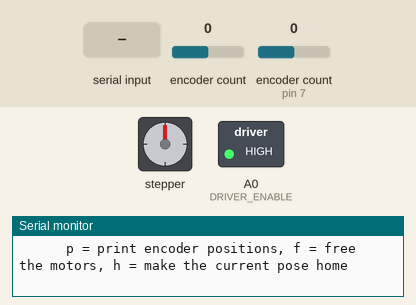
Bench run of a program on a simulated Arduino Uno, built with avr-gcc and run on an emulated ATmega328P. Shown: stepper motor, switched loads named in the program (green lamp = pin HIGH), the last lines printed to the serial monitor. The test bench sets the inputs (shaded band); at power-on: encoder count 0, encoder count (sensor on pin 7) 0. Stepper angles assume 8000 steps per turn.

Above: at 1.3 s.
1.4 s: "r" received over Serial
At 9.4 s:
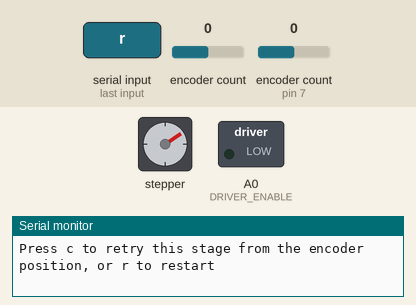
10.4 s: "F" received over Serial
At 11.1 s:
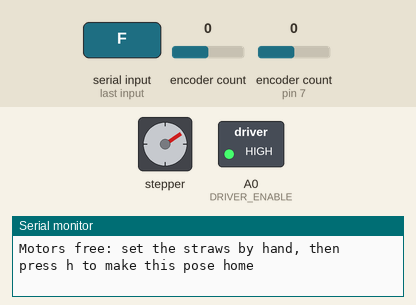
11.9 s: "R" received over Serial
At 12.88 s:
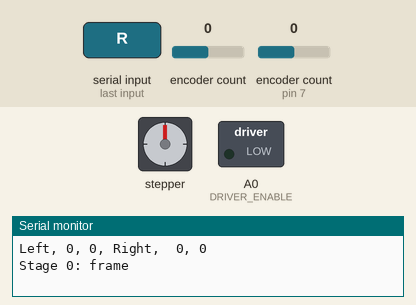
Timing chart, 0 to 15.9 s (numbered marks = the images above; inputs shaded):
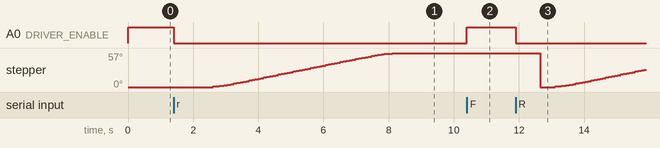

Measured:
- after the input at 1.4 s, A0 (DRIVER_ENABLE): HIGH → LOW at once; stepper: turns 57° clockwise in 5.5 s, starting after 1.2 s
- after the input at 10.4 s, A0 (DRIVER_ENABLE): LOW → HIGH at once
- after the input at 11.9 s, A0 (DRIVER_ENABLE): HIGH → LOW at once; stepper: turns 57° counter-clockwise in 0.00 s, then 29° clockwise in 2.7 s

The program:

main.cpp
```cpp
#include <Arduino.h>
#include <AccelStepper.h>
#include <Encoder.h>
#include "config.h"    // hardware settings and pins
#include "sequence.h"  // the stage angles and timings

AccelStepper stepperLeft(AccelStepper::DRIVER, LEFT_PUL, LEFT_DIR);
AccelStepper stepperRight(AccelStepper::DRIVER, RIGHT_PUL, RIGHT_DIR);  // Right = back, yellow straw

Encoder encoderLeft(LEFT_ENC_A, LEFT_ENC_B);
Encoder encoderRight(RIGHT_ENC_A, RIGHT_ENC_B);

// Smooth (S-curve) moves. Each move eases in and out: the acceleration rises and falls along a
// sine curve instead of switching on and off, so the flexible straw linkage isn't kicked into
// bouncing at the start and end of a move. AccelStepper still makes the step pulses.
struct SmoothMove {
  AccelStepper *stepper;
  bool active;
  long start;                 // steps
  long distance;              // steps, signed
  float speed;                // cruise speed, steps/s
  float ramp;                 // time to ease up to cruise speed, and to ease down from it, s
  float total;                // time for the whole move, s
  unsigned long startMicros;
  unsigned long planMicros;   // when the curve was last worked out
  long target;                // where the motor should be now, steps
  bool finished;              // the curve has reached its end
};

SmoothMove moveLeft = {&stepperLeft, false};
SmoothMove moveRight = {&stepperRight, false};

// How hard a motor catches up if it falls behind the planned curve, in steps/s per step behind
const float FOLLOW_GAIN = 50;
// How often the curve is worked out (sin/cos are slow on this chip); steps are made in between
const unsigned long PLAN_INTERVAL_US = 1000;

bool driversOn = false;    // the drivers start off, held off by Q1 (see config.h)
bool countUnknown = true;  // true when the drivers may have just come on, so the step count
                           // no longer matches the drivers (see syncFromEncoders)

void doRotation(AccelStepper &stepper, float rotations);
void doRotationAdditonal(AccelStepper &stepper, float rotations);
void rotateDegrees(AccelStepper &stepper, int degrees);
void rotateDegreesAdditional(AccelStepper &stepper, int degrees);
void rotateTo(AccelStepper &stepper, int degrees);
void initStepper(AccelStepper &stepper);
bool stageComplete();
void checkPosition();
void initStage(int stageNo);
void resetPosition();
void printPositions();
bool positionsAgree();
void handleSerial();
void restartSequence();
void stopNow();
void continueSequence();
void syncFromEncoders();
void printEncoderPositions();
void driversOff();
void ensureDriversOn();
void setHomeHere();
void startSmoothMove(SmoothMove &m, long target, float speed, float accel);
void updateSmoothMove(SmoothMove &m);
int currentStage;
bool returningHome = false;  // true while moving back to 0 before a restart
bool holding = false;        // true while holding a pose after a stage has arrived
unsigned long holdStart;
int stoppedStage = -1;       // stage that was interrupted by x or the safety check, for c
bool stoppedHolding = false; // true if it was stopped while holding that stage's pose
long positionLeft;
long positionRight;
long targetLeft;
long targetRight;

// Start-up: the straws are assumed to be in the start pose, where the last show left them.
// The drivers are held off until r, so the motors stay free and don't jerk. The encoders count
// from now, so this pose is 0. When r switches the drivers on, each motor jerks to wherever its
// driver happens to be; the encoders measure that, and r moves the straws back to 0 before the
// sequence starts.
void setup() {
  pinMode(DRIVER_ENABLE, OUTPUT);
  driversOff();

  Serial.begin(9600);
  while (!Serial && millis() < 3000) {}  // Micro: wait for the serial monitor, but not forever
  Serial.println(F("Triangle setup"));

  initStepper(stepperLeft);
  initStepper(stepperRight);

  positionLeft = 0;
  positionRight = 0;
  targetLeft = 0;
  targetRight = 0;

  currentStage = -1;  // don't start the sequence until r

  Serial.println(F("Motors off. The current pose is the start pose."));
  Serial.println(F("Keys: r = start (motor power must be on), x = stop now, c = continue after a stop,"));
  Serial.println(F("      p = print encoder positions, f = free the motors, h = make the current pose home"));
}

// True when nothing is moving, so the motors can be freed or home set
bool idle() {
  if (currentStage != -1 || returningHome) {
    Serial.println(F("Stop first (x)"));
    return false;
  }
  return true;
}


void loop() {
  handleSerial();

  if (returningHome && stageComplete()) {
    returningHome = false;
    printPositions();
    if (positionsAgree()) {
      initStage(0);
    }
  }

  if (currentStage != -1 && stageComplete()) {
    if (!holding) {
      // Just arrived: check against the encoders, then hold the pose
      printPositions();
      if (positionsAgree()) {
        holding = true;
        holdStart = millis();
      } else {
        stoppedStage = currentStage;  // c retries this stage
        stoppedHolding = false;
        currentStage = -1;  // stop the sequence
        Serial.println(F("Press c to retry this stage from the encoder position, or r to restart"));
      }
    } else if (millis() - holdStart >= SEQUENCE[currentStage].hold) {
      initStage(currentStage + 1);
    }
  }

  updateSmoothMove(moveLeft);
  updateSmoothMove(moveRight);

  checkPosition();

}

// Keyboard control from the serial monitor
void handleSerial() {
  if (!Serial.available()) return;

  switch (Serial.read()) {
    case 'r':
    case 'R':
      restartSequence();
      break;
    case 'f':
    case 'F':
      if (idle()) {
        driversOff();
        Serial.println(F("Motors free: set the straws by hand, then press h to make this pose home"));
      }
      break;
    case 'h':
    case 'H':
      if (idle()) setHomeHere();
      break;
    case 'x':
    case 'X':
      stopNow();
      break;
    case 'c':
    case 'C':
      continueSequence();
      break;
    case 'p':
    case 'P':
      printEncoderPositions();
      break;
    default:
      break;  // ignore newlines etc.
  }
}

// Switch the drivers off: the motors go free and can be turned by hand. The encoders keep counting.
void driversOff() {
  digitalWrite(DRIVER_ENABLE, HIGH);  // Q1 on, so ENA draws current: drivers disabled
  driversOn = false;
}

// Switch the drivers on, if they're off, and wait for the jerk as they take hold of the motors.
// The step count then no longer matches the drivers, so the next syncFromEncoders resets it.
void ensureDriversOn() {
  if (driversOn) return;
  Serial.println(F("Motors on"));
  digitalWrite(DRIVER_ENABLE, LOW);
  delay(ENABLE_SETTLE_MS);
  driversOn = true;
  countUnknown = true;
}

// Make the pose the straws are in now the start pose (0)
void setHomeHere() {
  encoderLeft.write(0);
  encoderRight.write(0);
  stepperLeft.setCurrentPosition(0);
  stepperRight.setCurrentPosition(0);
  stoppedStage = -1;
  // With the drivers on, they're holding the motors here, so the count matches.
  // With them off, the count is reset when they come on (ensureDriversOn).
  if (driversOn) countUnknown = false;
  Serial.println(F("Home set: this pose is now the start pose"));
}

// Return both pivots to 0, then run the sequence from stage 0.
// Takes the current position from the encoders first, so 0 is the pose the straws were in
// at start-up (or when h was pressed), even if the motors have jerked or slipped since.
void restartSequence() {
  Serial.println(F("Restart: returning to the start pose"));
  currentStage = -1;  // pause stage advance until home
  holding = false;
  stoppedStage = -1;

  ensureDriversOn();
  syncFromEncoders();
  startSmoothMove(moveLeft, 0, PIVOT_SPEED, PIVOT_ACCEL);
  startSmoothMove(moveRight, 0, PIVOT_SPEED, PIVOT_ACCEL);
  returningHome = true;
}

// Stop both motors immediately, without decelerating
void stopNow() {
  if (currentStage != -1) {
    stoppedStage = currentStage;
    stoppedHolding = holding;
  }
  moveLeft.active = false;
  moveRight.active = false;
  stepperLeft.setCurrentPosition(stepperLeft.currentPosition());    // also sets speed to 0
  stepperRight.setCurrentPosition(stepperRight.currentPosition());
  currentStage = -1;
  returningHome = false;
  holding = false;
  Serial.println(stoppedStage != -1 ? F("Stopped. Press c to continue or r to restart") : F("Stopped. Press r to restart"));
}

// Carry on from where x (or the safety check) stopped the sequence: finish the interrupted
// stage's move, or go to the next stage if it was stopped while holding a pose
void continueSequence() {
  if (currentStage != -1 || returningHome) {
    Serial.println(F("Already running"));
    return;
  }
  if (stoppedStage == -1) {
    Serial.println(F("Nothing to continue: press r to start"));
    return;
  }

  int stage = stoppedHolding ? stoppedStage + 1 : stoppedStage;
  stoppedStage = -1;
  Serial.println(F("Continuing"));
  ensureDriversOn();
  syncFromEncoders();
  initStage(stage);
}

// Print where the encoders say the pivots are, in pivot degrees from the start pose
void printEncoderPositions() {
  checkPosition();
  Serial.print(F("Encoders (deg): left "));
  Serial.print(positionLeft * STEP_PER_COUNT / STEP_PER_PIVOT_DEGREE, 1);
  Serial.print(F(", right "));
  Serial.print(positionRight * STEP_PER_COUNT / STEP_PER_PIVOT_DEGREE, 1);
  Serial.print(F("   (counts: "));
  Serial.print(positionLeft);
  Serial.print(F(", "));
  Serial.print(positionRight);
  Serial.println(F(")"));
}

// Set the motors' step positions from the encoders, e.g. after a power-up jerk or a nudge
// Before r or c moves anything: stop any move in progress, and reset the step count from the
// encoders only if the count can't be trusted:
//  - the drivers may have just come on. The jerk as they switch on moves each motor to wherever
//    its driver happens to be, so the encoder is the best guide to where the driver now is.
//  - or a motor is more than a full step out, so it has slipped.
// Otherwise the count still matches where the drivers are holding the motors, and resetting it
// from the encoders would add friction's small shortfall to the next move.
void syncFromEncoders() {
  checkPosition();
  const long fullStep = STEP_PER_REVOLUTION / 200;  // 1.8 degree motor
  long left = positionLeft * STEP_PER_COUNT;
  long right = positionRight * STEP_PER_COUNT;
  bool slipped = labs(left - stepperLeft.currentPosition()) > fullStep ||
                 labs(right - stepperRight.currentPosition()) > fullStep;

  moveLeft.active = false;
  moveRight.active = false;

  if (countUnknown || slipped) {
    stepperLeft.setCurrentPosition(left);    // also stops any move in progress
    stepperRight.setCurrentPosition(right);
    countUnknown = false;
    Serial.println(F("Step count reset from the encoders"));
  } else {
    stepperLeft.setCurrentPosition(stepperLeft.currentPosition());    // just stop
    stepperRight.setCurrentPosition(stepperRight.currentPosition());
  }

  Serial.print(F("Position from encoders (deg): left "));
  Serial.print(countsToPivotDegrees(positionLeft), 1);
  Serial.print(F(", right "));
  Serial.println(countsToPivotDegrees(positionRight), 1);
}

void printPositions() {

  Serial.print(F("Left, "));
  Serial.print(positionLeft);
  Serial.print(F(", "));
  Serial.print(stepperLeft.currentPosition());
  Serial.print(F(", Right,  "));
  Serial.print(positionRight);
  Serial.print(F(", "));
  Serial.print(stepperRight.currentPosition());
  Serial.println();

}

// Rotate by pivot revolutions
void doRotation(AccelStepper &stepper, float rotations){
  stepper.moveTo(stepper.currentPosition() + lround(STEP_PER_PIVOT_REVOLUTION * rotations));
}

// Add rotation to target positon, pivot revolutions. Useful for resetting
void doRotationAdditonal(AccelStepper &stepper, float rotations){
  stepper.moveTo(stepper.targetPosition() + lround(STEP_PER_PIVOT_REVOLUTION * rotations));
}

// Rotate by pivot degrees
void rotateDegrees(AccelStepper &stepper, int degrees){
  stepper.moveTo(stepper.currentPosition() + pivotDegreesToSteps(degrees));
}

// Add rotation to target position, by pivot degrees
void rotateDegreesAdditional(AccelStepper &stepper, int degrees){
  stepper.moveTo(stepper.targetPosition() + pivotDegreesToSteps(degrees));
}

// Rotate to an absolute pivot angle (0 = the start pose)
void rotateTo(AccelStepper &stepper, int degrees){
  stepper.moveTo(pivotDegreesToSteps(degrees));
}


void initStepper(AccelStepper &stepper) {
  stepper.setMinPulseWidth(MIN_PULSE_WIDTH);
  stepper.setMaxSpeed(RUNSPEED);
  stepper.setAcceleration(ACCELL); // set acceleration
  stepper.setCurrentPosition(0); // set position
}

bool stageComplete() {
  return !moveLeft.active && !moveRight.active;
}

// Plan a smooth move to target (steps). speed is the cruise speed in pivot degrees/s, accel the
// peak acceleration in pivot degrees/s/s, reached halfway through each ease.
void startSmoothMove(SmoothMove &m, long target, float speed, float accel) {
  m.start = m.stepper->currentPosition();
  m.distance = target - m.start;
  if (m.distance == 0) {
    m.active = false;
    return;
  }

  float d = labs(m.distance);
  float v = speed * STEP_PER_PIVOT_DEGREE;
  float a = accel * STEP_PER_PIVOT_DEGREE;
  // A sine-shaped ease up to speed v, peaking at acceleration a, takes pi*v/(2a) seconds and covers
  // v/2 steps per second of it. If easing up and down would take more than the whole move, the
  // move is too short to reach v, so lower v until the two eases just meet.
  if (PI * v * v / (2 * a) > d) v = sqrt(2 * a * d / PI);

  m.speed = v;
  m.ramp = PI * v / (2 * a);
  m.total = 2 * m.ramp + (d - v * m.ramp) / v;
  m.startMicros = micros();
  m.planMicros = m.startMicros - PLAN_INTERVAL_US;  // plan straight away
  m.target = m.start;
  m.finished = false;
  m.active = true;
}

// Distance and speed u seconds into an ease up from rest
static float easeDistance(const SmoothMove &m, float u) {
  return m.speed * (u / 2 - m.ramp / (2 * PI) * sin(PI * u / m.ramp));
}
static float easeSpeed(const SmoothMove &m, float u) {
  return m.speed * (1 - cos(PI * u / m.ramp)) / 2;
}

// Step the motor along its planned curve. Call as often as possible.
void updateSmoothMove(SmoothMove &m) {
  if (!m.active) return;

  // Every PLAN_INTERVAL_US: work out where the motor should be now, and set the step speed
  // to match the curve, plus a little extra if it has fallen behind
  unsigned long now = micros();
  if (now - m.planMicros >= PLAN_INTERVAL_US) {
    m.planMicros = now;
    float t = (now - m.startMicros) * 1e-6;
    float d = labs(m.distance);
    float s, v;  // steps from the start, and speed in steps/s
    if (t >= m.total) {
      s = d;
      v = 0;
      m.finished = true;
    } else if (t < m.ramp) {
      s = easeDistance(m, t);
      v = easeSpeed(m, t);
    } else if (t > m.total - m.ramp) {
      s = d - easeDistance(m, m.total - t);
      v = easeSpeed(m, m.total - t);
    } else {
      s = m.speed * m.ramp / 2 + m.speed * (t - m.ramp);
      v = m.speed;
    }
    m.target = m.start + (m.distance > 0 ? lround(s) : -lround(s));
    long behind = m.target - m.stepper->currentPosition();
    float stepSpeed = v + FOLLOW_GAIN * labs(behind);
    m.stepper->setSpeed(behind >= 0 ? stepSpeed : -stepSpeed);
  }

  if (m.stepper->currentPosition() != m.target) {
    m.stepper->runSpeed();  // makes one step if it's time for the next one
  } else if (m.finished) {
    m.stepper->setSpeed(0);
    m.active = false;
  }
}

void checkPosition() {

  // read encoder position, in the same direction as the steps (see ENCODER_SIGN in config.h)
  positionLeft = encoderLeft.read() * ENCODER_SIGN;
  positionRight = encoderRight.read() * ENCODER_SIGN;

}


// Safety check at the end of each stage: false if either motor is more than MAX_CORRECTION_DEGREES
// from where it was sent, which means a jam, slipped steps or an encoder fault.
//
// The step count is deliberately NOT reset to the encoder here. The driver holds the motor where
// the step pulses put it, and friction leaves the motor a little short of that. Resetting the count
// to the encoder would make the next move start counting from the motor instead of from the driver,
// carrying this pose's shortfall into the next one.
bool positionsAgree() {
  long left = positionLeft * STEP_PER_COUNT;
  long right = positionRight * STEP_PER_COUNT;
  long limit = pivotDegreesToSteps(MAX_CORRECTION_DEGREES);

  if (labs(left - stepperLeft.currentPosition()) > limit ||
      labs(right - stepperRight.currentPosition()) > limit) {
    Serial.println(F("Encoder and steps disagree: stopping. Check for a jam or an encoder fault."));
    return false;
  }
  return true;
}

// Start a stage from the SEQUENCE table in sequence.h
void initStage(int stageNo) {
  holding = false;

  if (stageNo >= STAGE_COUNT) {
    if (!LOOPING) {
      currentStage = -1;
      Serial.println(F("Sequence finished. Press r to run it again"));
      return;
    }
    Serial.println(F("Looping"));
    delay(LOOP_PAUSE_MS);
    stageNo = 0;
  }

  currentStage = stageNo;
  const Stage &stage = SEQUENCE[stageNo];

  Serial.print(F("Stage "));
  Serial.print(stageNo);
  Serial.print(F(": "));
  Serial.println(stage.name);

  float speed = stage.speed ? stage.speed : PIVOT_SPEED;
  float accel = stage.accel ? stage.accel : PIVOT_ACCEL;
  if (stage.left != HOLD) startSmoothMove(moveLeft, pivotDegreesToSteps(stage.left), speed, accel);
  if (stage.right != HOLD) startSmoothMove(moveRight, pivotDegreesToSteps(stage.right), speed, accel);
}

// Reset to starting position during testing
void resetPosition(){
  // stage 0,1
  rotateDegrees(stepperRight, -58);
  rotateDegrees(stepperLeft, 25);

  // stage 2
  rotateDegreesAdditional(stepperLeft, 40);
  rotateDegreesAdditional(stepperRight, -30);
  // stage 3
  rotateDegreesAdditional(stepperLeft, 20);
  // stage 4
  rotateDegreesAdditional(stepperLeft, 18);
  rotateDegreesAdditional(stepperRight, -55);
  // stage 5
  rotateDegreesAdditional(stepperLeft, 50);
  // stage 6
  rotateDegreesAdditional(stepperLeft, 20);
  // stage 7
  rotateDegreesAdditional(stepperLeft, -10);

  while (!stageComplete() ) {
    stepperLeft.run();
    stepperRight.run();
  }

  delay(3000);

}
```

Source omitted: sequence.h (2352 bytes), config.h (3339 bytes)
